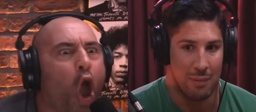
#> input picture Deprecated/test.jpg, 256 x 112 px, shrunk from 900 x 393 before the run
$ python artgen_l2.py
#> lines starting #> are read from the running program, lines starting #| are printed output that depends on the picture
import cv2
import numpy as np
import matplotlib.pyplot as plt
import math
from matplotlib.patches import RegularPolygon
from sklearn.cluster import KMeans
from skimage.color import rgb2lab, lab2rgb

# Load input image
input_image = cv2.imread('test.jpg')
#> input_image is the input picture: shape (112, 256, 3); mean B, G, R 52.9, 54.4, 86.2
input_image = cv2.cvtColor(input_image, cv2.COLOR_BGR2RGB)

# Quadruple the resolution of the output image
output_image_shape = (input_image.shape[0] * 16, input_image.shape[1] * 16, 3)
#> output_image_shape = (1792, 4096, 3)
output_image = np.zeros(output_image_shape, dtype=np.uint8)

# Hexagon parameters with a diameter of 256 pixels
hex_diameter = 256
hex_radius = hex_diameter // 2
hex_width = 2 * hex_radius
hex_height = math.sqrt((hex_radius * hex_radius) - (hex_radius / 2 * hex_radius / 2)) * 2
cols = int(output_image.shape[1] // (hex_width - (hex_width / 4))) + 1
#> cols = 22
rows = int(output_image.shape[0] // (hex_height * 0.75)) + 1
#> rows = 11

# Create a list of hexagon centers in a staggered grid
hex_centers = [
    (
        int((hex_width - 64) * col),
        int(hex_height * 1 * row + (0.5 * hex_height if col % 2 else 0))
    )
    for row in range(rows)
    for col in range(cols)
]

# Function to calculate the average color of a region
def average_color(image, mask):
    masked = cv2.bitwise_and(image, image, mask=mask)
    avg_color = masked[np.where(mask != 0)].mean(axis=0)
    return avg_color

# Function to create a hexagon mask
def create_hex_mask(center_x, center_y, radius, shape):
    mask = np.zeros(shape, dtype=np.uint8)
    hexagon = RegularPolygon((center_x, center_y), numVertices=6, radius=radius, orientation=np.pi / 2)
    coords = hexagon.get_verts()
    coords = np.clip(coords, [0, 0], [shape[1] - 1, shape[0] - 1]).astype(int)
    mask = cv2.fillPoly(mask, [coords], 255)
    return mask

# Function to determine if a color is closer to black or white in LAB space
def black_or_white(lab_color):
    L, a, b = lab_color
    return [0, 0, 0] if L < 50 else [255, 255, 255]

# Function to find the best matching palette colors using LAB color space
def best_match_colors(lab_color, palette_lab, num_matches=3):
    distances = np.linalg.norm(palette_lab - lab_color, axis=1)
    num_matches = min(num_matches, len(palette_lab))
    indices = np.argpartition(distances, num_matches)[:num_matches]
    return indices

# Function to calculate the area of a sector of a hexagon
def hex_sector_area(radius, angle_deg):
    angle_rad = math.radians(angle_deg)
    return 0.5 * radius * radius * angle_rad

# Function to create concentric hexagons with patterns
def create_hex_pattern(center_x, center_y, radius, avg_lab, palette, palette_lab):
    pattern = np.zeros((2 * radius, 2 * radius, 3), dtype=np.uint8)
    hexagon = RegularPolygon((radius, radius), numVertices=6, radius=radius, orientation=np.pi / 2)
    coords = hexagon.get_verts().astype(int)

    for i in range(7, 0, -1):  # Iterate from outer to inner layer
        hex_radius = radius * (i / 7)  # Calculate radius for the current layer
        hex_radius = int(hex_radius)  # Ensure hex_radius is an integer
        inner_hexagon = RegularPolygon((radius, radius), numVertices=6, radius=hex_radius, orientation=np.pi / 2)
        inner_coords = inner_hexagon.get_verts().astype(int)

        if i == 1:  # Outer layer (layer 1)
            color = black_or_white(avg_lab)
            pattern = cv2.fillPoly(pattern, [inner_coords], tuple(map(int, color)))
        elif i == 2:  # Layer 2
            L, a, b = avg_lab
            diameter = 256 - abs(L - 50) * (256 - 192) / 50  # Calculate diameter for Layer 2
            hex_radius = int(diameter // 2)  # Ensure hex_radius is an integer
            inner_hexagon = RegularPolygon((radius, radius), numVertices=6, radius=hex_radius, orientation=np.pi / 2)
            inner_coords = inner_hexagon.get_verts().astype(int)

            # Randomly determine the angles
            even_angle = np.random.randint(1, 60)
            odd_angle = 60 - even_angle

            # Randomly generate two colors
            color1 = [np.random.choice([0, 255]), np.random.randint(0, 256), np.random.choice([0, 255])]
            color2 = [np.random.choice([0, 255]), np.random.randint(0, 256), np.random.choice([0, 255])]

            # Calculate areas of even and odd-numbered zones
            even_area = 6 * hex_sector_area(hex_radius, even_angle)
            odd_area = 6 * hex_sector_area(hex_radius, odd_angle)

            # Determine which color is closer to the desired cell color in LAB space
            color1_lab = rgb2lab(np.array([[color1]], dtype=np.float32) / 255.0)[0][0]
            color2_lab = rgb2lab(np.array([[color2]], dtype=np.float32) / 255.0)[0][0]
            dist1 = np.linalg.norm(avg_lab - color1_lab)
            dist2 = np.linalg.norm(avg_lab - color2_lab)

            # Choose colors for even and odd zones based on proximity
            if even_area > odd_area:
                even_color, odd_color = (color1, color2) if dist1 < dist2 else (color2, color1)
            else:
                even_color, odd_color = (color1, color2) if dist1 > dist2 else (color2, color1)

            # Draw the 12 zones with alternating colors
            angle_offset = 30 - (even_angle / 2)  # Start from half the interior angle of the first zone
            for zone in range(12):
                if zone % 2 == 0:
                    angle = even_angle
                    angle_color = tuple(map(int, even_color))
                else:
                    angle = odd_angle
                    angle_color = tuple(map(int, odd_color))

                start_angle = angle_offset
                end_angle = start_angle + angle
                angle_offset += angle

                # Calculate the vertices twice as big as needed for the polygon to ensure proper fill
                vertices = [
                    (radius, radius),
                    (
                        radius + hex_radius * 2 * math.cos(math.radians(start_angle)),
                        radius + hex_radius * 2 * math.sin(math.radians(start_angle))
                    ),
                    (
                        radius + hex_radius * 2 * math.cos(math.radians(end_angle)),
                        radius + hex_radius * 2 * math.sin(math.radians(end_angle))
                    )
                ]
                vertices = np.array(vertices, dtype=np.int32)
                cv2.fillPoly(pattern, [vertices], angle_color)

            # Mask the oversized Layer 2 to the correct size.
            mask_pattern = create_hex_mask(radius, radius, hex_radius, pattern.shape[:2])
            pattern_masked = cv2.bitwise_and(pattern, pattern, mask=mask_pattern)

    return pattern_masked

# Reshape the image into a 2D array of pixels
pixels = input_image.reshape(-1, 3)

# Separate image pixels into blue-based, red-based, and green-based
blue_pixels = pixels[pixels[:, 2] > np.maximum(pixels[:, 0], pixels[:, 1])]
#> blue_pixels = 1064 rows, first 8: [36, 31, 37], [41, 36, 42], [46, 43, 52], [56, 53, 64], [58, 56, 69], [42, 40, 54], [44, 41, 58], [49, 46, 63]
red_pixels = pixels[pixels[:, 0] > np.maximum(pixels[:, 1], pixels[:, 2])]
green_pixels = pixels[pixels[:, 1] > np.maximum(pixels[:, 0], pixels[:, 2])]
#> green_pixels = 1642 rows, first 8: [23, 24, 19], [22, 23, 18], [25, 27, 26], [99, 109, 108], [103, 108, 104], [51, 67, 66], [86, 106, 104], [77, 89, 85]

# Apply K-means clustering separately to each group
num_palette_colors_per_group = 3

def cluster_pixels(pixels, num_clusters):
    if len(pixels) > 0:
        kmeans = KMeans(n_clusters=num_clusters, random_state=42).fit(pixels)
        return kmeans.cluster_centers_
    return np.array([])

blue_palette = cluster_pixels(blue_pixels, num_palette_colors_per_group)
#> blue_palette = [[33.83, 30.13, 35.88], [120.6, 128.2, 133.4], [59.66, 59.81, 67.86]]
red_palette = cluster_pixels(red_pixels, num_palette_colors_per_group)
#> red_palette = [[185.5, 121.6, 117.5], [51.56, 29.72, 31.1], [111, 63.1, 58.64]]
green_palette = cluster_pixels(green_pixels, num_palette_colors_per_group)
#> green_palette = [[35.95, 56.53, 49.55], [58.98, 90.57, 81.46], [98.59, 118, 114.2]]

# Combine the clusters to form the initial palette of 9 colors
palette = np.vstack((blue_palette, red_palette, green_palette))
#> palette = [[33.83, 30.13, 35.88], [120.6, 128.2, 133.4], [59.66, 59.81, 67.86], [185.5, 121.6, 117.5], [51.56, 29.72, 31.1], [111, 63.1, 58.64], [35.95, 56.53, 49.55], [58.98, 90.57, 81.46], [98.59, 118, 114.2]]

# Function to make colors vivid in RGB space by setting the highest channel to 255
def make_vivid(color):
    indices = np.argsort(color)
    color[indices[2]] = 255  # Set the highest channel to 255
    return color

# Function to make colors dark in RGB space by cutting the middle channel by 75% and the highest channel by 50%
def make_dark(color):
    indices = np.argsort(color)
    color[indices[1]] = color[indices[1]] // 4  # Cut the middle channel by 75%
    color[indices[2]] = color[indices[2]] // 2  # Cut the highest channel by 50%
    return color

# Apply the vividness adjustment to the initial palette
vivid_palette = np.array([make_vivid(color) for color in palette])
#> vivid_palette = [[33.83, 30.13, 255], [120.6, 128.2, 255], [59.66, 59.81, 255], [255, 121.6, 117.5], [255, 29.72, 31.1], [255, 63.1, 58.64], [35.95, 255, 49.55], [58.98, 255, 81.46], [98.59, 255, 114.2]]

# Create an additional palette of 9 dark colors
dark_palette = np.array([make_dark(color) for color in palette])
#> dark_palette = [[8, 30.13, 127], [120.6, 32, 127], [59.66, 14, 127], [127, 30, 117.5], [127, 29.72, 7], [127, 15, 58.64], [35.95, 127, 12], [58.98, 127, 20], [98.59, 127, 28]]

# Sort each set of 9 colors by their brightness in the LAB color space
vivid_palette_lab = rgb2lab(vivid_palette.reshape(-1, 1, 3)).reshape(-1, 3)
#> vivid_palette_lab = [[3984, 6167.3, -8525.9], [5837.4, 2755.5, -5465.6], [4338.3, 5385.1, -7933.6], [6546.7, 4296.2, 2336.9], [5609.5, 6368.2, 5044.9], [5798.2, 5909.5, 4190.7], [8365.2, -6811.7, 6345.5], [8394.9, -6499.6, 5626.2], [8476.2, -5735.7, 4637.6]]
dark_palette_lab = rgb2lab(dark_palette.reshape(-1, 1, 3)).reshape(-1, 3)
#> dark_palette_lab = [[2430.5, 3014.9, -4622.7], [3515.5, 4116.1, -2806.1], [2555.6, 3706.3, -4406.8], [3551.4, 4140.5, -2227.2], [3289.5, 3395.2, 3111.6], [3258.9, 3790.6, 681.5], [4799.5, -3767.6, 3830.8], [4852.2, -3317.6, 3802.7], [5025.8, -2061.7, 3868.2]]

sorted_vivid_indices = np.argsort(vivid_palette_lab[:, 0])
#> sorted_vivid_indices = [0, 2, 4, 5, 1, 3, 6, 7, 8]
sorted_dark_indices = np.argsort(dark_palette_lab[:, 0])
#> sorted_dark_indices = [0, 2, 5, 4, 1, 3, 6, 7, 8]

sorted_vivid_palette = vivid_palette[sorted_vivid_indices]
#> sorted_vivid_palette = [[33.83, 30.13, 255], [59.66, 59.81, 255], [255, 29.72, 31.1], [255, 63.1, 58.64], [120.6, 128.2, 255], [255, 121.6, 117.5], [35.95, 255, 49.55], [58.98, 255, 81.46], [98.59, 255, 114.2]]
sorted_dark_palette = dark_palette[sorted_dark_indices]
#> sorted_dark_palette = [[8, 30.13, 127], [59.66, 14, 127], [127, 15, 58.64], [127, 29.72, 7], [120.6, 32, 127], [127, 30, 117.5], [35.95, 127, 12], [58.98, 127, 20], [98.59, 127, 28]]

# Combine the sorted palettes
final_sorted_palette = np.vstack((sorted_vivid_palette, sorted_dark_palette))
#> final_sorted_palette = 18 rows, first 8: [33.83, 30.13, 255], [59.66, 59.81, 255], [255, 29.72, 31.1], [255, 63.1, 58.64], [120.6, 128.2, 255], [255, 121.6, 117.5], [35.95, 255, 49.55], [58.98, 255, 81.46]

# Create and save the palette image with bright colors on top and dark colors below
palette_image = np.zeros((64, 32 * 9, 3), dtype=np.uint8)  # 64 pixels high, 32 pixels wide per color

for i, color in enumerate(sorted_vivid_palette):
    palette_image[:32, i * 32:(i + 1) * 32] = color  # Top half for vivid colors
#> this loop made 9 passes
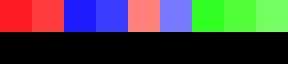
#> palette_image: shape (64, 288, 3); mean of channels 0, 1, 2 64.9, 66.4, 67.5; drawn as B, G, R

for i, color in enumerate(sorted_dark_palette):
    palette_image[32:, i * 32:(i + 1) * 32] = color  # Bottom half for dark colors
#> this loop made 9 passes
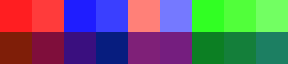
#> palette_image: shape (64, 288, 3); mean of channels 0, 1, 2 107.1, 95.9, 102.1; drawn as B, G, R

plt.imsave('palette.png', palette_image)

# Create the hexagonal pattern grid
for center_x, center_y in hex_centers:
    if 0 <= center_x - hex_radius < output_image.shape[1] and 0 <= center_y - hex_radius < output_image.shape[0]:
        # Scale the input image coordinates to the output image coordinates
        mask = create_hex_mask(center_x, center_y, hex_radius, output_image.shape[:2])
        scaled_center_x = int(center_x / 16)
        scaled_center_y = int(center_y / 16)
        scaled_radius = hex_radius // 16

        input_mask = create_hex_mask(scaled_center_x, scaled_center_y, scaled_radius, input_image.shape[:2])
        avg_rgb = average_color(input_image, input_mask)
        avg_lab = rgb2lab(np.array([[avg_rgb]], dtype=np.float32) / 255.0)[0][0]  # Proper scaling

        # Create a pattern using the average LAB color
        hex_pattern = create_hex_pattern(hex_radius, hex_radius, hex_radius, avg_lab, final_sorted_palette, np.vstack((vivid_palette_lab, dark_palette_lab)))

        # Mask the pattern to the hex shape
        mask_pattern = create_hex_mask(hex_radius, hex_radius, hex_radius, hex_pattern.shape[:2])
        hex_pattern_masked = cv2.bitwise_and(hex_pattern, hex_pattern, mask=mask_pattern)

        # Blend the pattern into the output image
        x_start = max(center_x - hex_radius, 0)
        y_start = max(center_y - hex_radius, 0)
        x_end = min(center_x + hex_radius, output_image.shape[1])
        y_end = min(center_y + hex_radius, output_image.shape[0])

        hex_slice = output_image[y_start:y_end, x_start:x_end]
        pattern_slice = hex_pattern_masked[:y_end - y_start, :x_end - x_start]
        mask_slice = mask[y_start:y_end, x_start:x_end]

        hex_slice[mask_slice != 0] = pattern_slice[mask_slice != 0]
#> this loop made 242 passes
#> avg_rgb on passes 24 to 35: [106.7, 61.89, 55.2], [111.1, 67.06, 61.85], [67.14, 45.18, 46.29], [78.81, 49.01, 46.46], [144.9, 97.88, 99.69], [96.56, 62.72, 60.69], [130.9, 85.82, 79.53], [62.2, 42.6, 44.22], [138, 97.5, 98.65], [90.46, 61.32, 62.79], [70.97, 38.02, 43.39], [62.07, 29.44, 34.88]
#> (avg_rgb, avg_lab) on passes 61 to 66: ([147, 86.64, 79.87], [43.56, 24.15, 14.66]), ([178.2, 111.7, 105.5], [54.07, 25.6, 14.55]), ([114.4, 70.03, 66.84], [34.78, 18.62, 9.93]), ([54.01, 42.63, 48.52], [18.81, 6.48, -1.83]), ([64.9, 32.87, 38.37], [17.19, 16.14, 3.13]), ([38.08, 21.53, 22.75], [9.24, 8.66, 2.62])
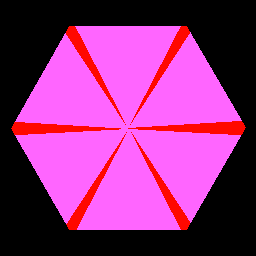
#> hex_pattern: shape (256, 256, 3); mean R, G, B 139.9, 49.1, 122.6
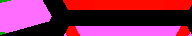
#> hex_slice: shape (36, 192, 3); mean R, G, B 140.9, 38.4, 86.7

# Save and display the output image
plt.imsave('output.png', output_image)
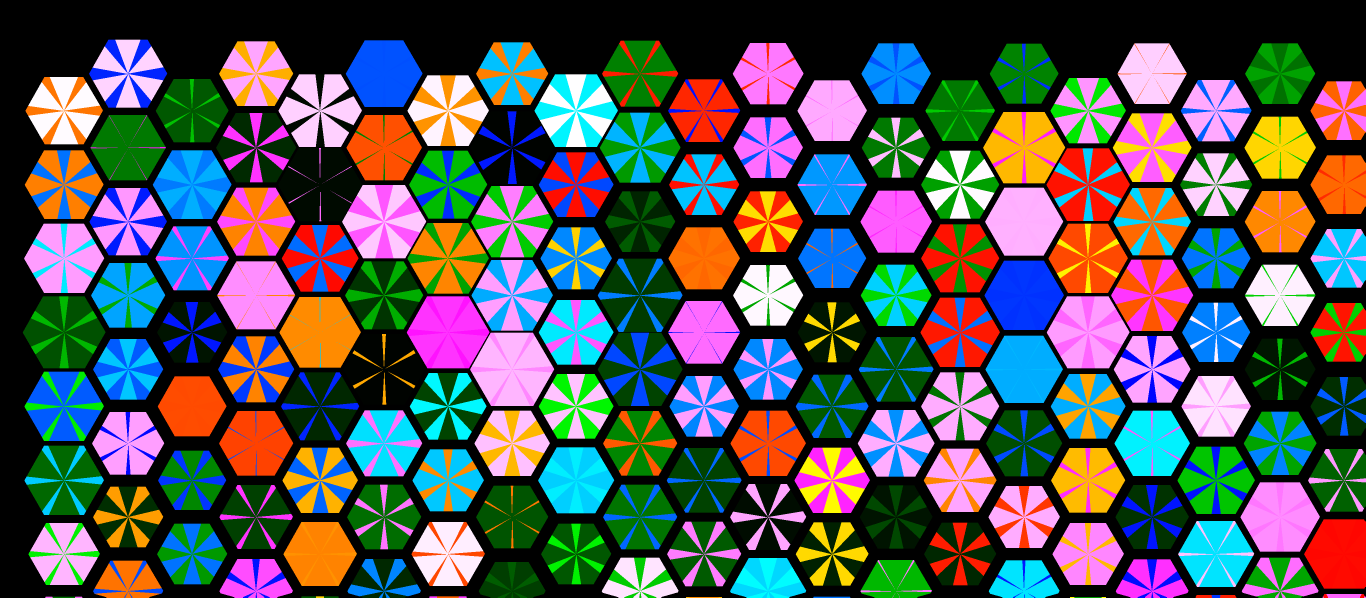
#> saved as output.png: shape (1792, 4096, 3) (shown at 1/3 size); mean R, G, B 84.2, 86.7, 88.9
plt.figure(figsize=(15, 15))
plt.imshow(output_image)
plt.axis('off')
plt.show()
